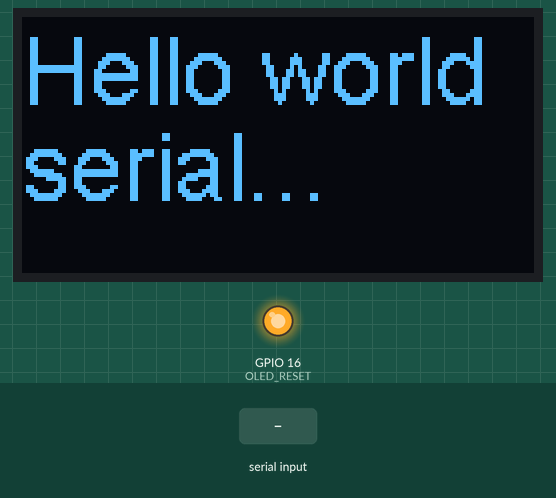
This program was run on a simulated ESP32. On the bench: 128×64 one-colour display, output pins drawn as LEDs (lit = HIGH). The test bench sets the inputs (shaded band). What the program prints to the serial monitor is not drawn.

Above: at 1.2 s.
1.3 s: "1\n" received over Serial
Timing chart, 0 to 4.3 s (numbered marks = the images above; inputs shaded):
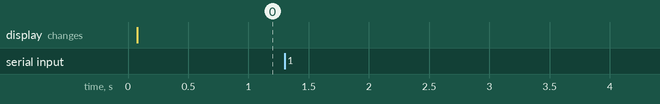

Measured:
- after the input at 1.3 s, every drawn part: stays the same

The program:

main.cpp
```cpp
#include <Arduino.h>
#include <Wire.h>
#include "SSD1306Wire.h"

#define OLED_ADDR 0x3c
#define OLED_SDA 4
#define OLED_SCL 15
#define OLED_RESET 16

SSD1306Wire display(OLED_ADDR, OLED_SDA, OLED_SCL);

int counter = 0;

void setup()
{
  Serial.begin(115200);

  pinMode(OLED_RESET, OUTPUT);
  digitalWrite(OLED_RESET, LOW);
  delay(50);
  digitalWrite(OLED_RESET, HIGH);
  Wire.begin(OLED_SDA, OLED_SCL);

  display.init();
  display.flipScreenVertically();
  display.setFont(ArialMT_Plain_10);
}

String inputString = "";
bool stringComplete = false; // whether the string is complete

void loop()
{
  if (Serial.available() > 0)
  {
    char inChar = (char)Serial.read();
    inputString += inChar;
    if (inChar == '\n')
    {
      stringComplete = true;
    }
  }

  if (stringComplete)
  {
    Serial.println(inputString);

    inputString = "";
    stringComplete = false;
  }

  display.clear();
  display.setTextAlignment(TEXT_ALIGN_LEFT);
  display.setFont(ArialMT_Plain_24);
  display.drawString(0, 0, "Hello world");
  display.setTextAlignment(TEXT_ALIGN_LEFT);
  display.setFont(ArialMT_Plain_24);
  display.drawString(0, 24, "serial...");
  display.display();
  delay(2000);
}
```
